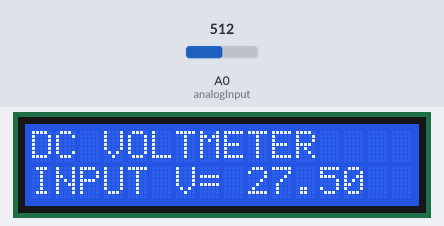
Bench run of a sketch on a simulated Arduino Uno, built with avr-gcc and run on an emulated ATmega328P. On the bench: 16×2 character LCD. The test bench sets the inputs (shaded band); at power-on: A0 (analogInput) = 512.

Above: at 1.2 s.
1.3 s: A0 (analogInput) set to 716
At 2.2 s:
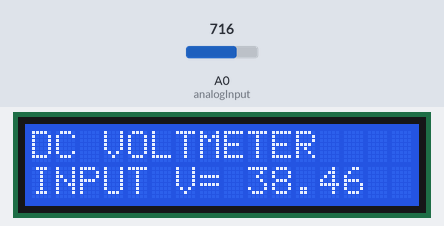
3.0 s: A0 (analogInput) set to 900
At 3.6 s:
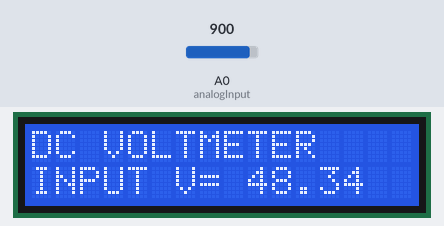
4.5 s: A0 (analogInput) set to 1023
At 5.0 s:
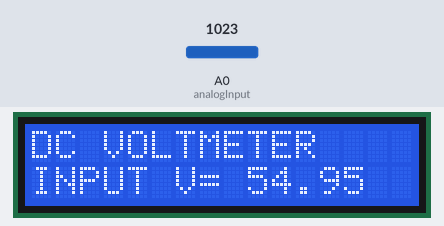
Timing chart, 0 to 7.5 s (numbered marks = the images above; inputs shaded):
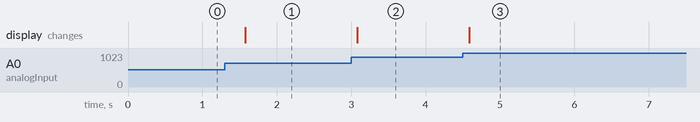

Measured:
- after the input at 1.3 s, the display: changes after 0.27 s (image 1)
- after the input at 3.0 s, the display: changes after 0.08 s (image 2)
- after the input at 4.5 s, the display: changes after 0.09 s (image 3)

The sketch:

LCD.ino
```cpp
#include <LiquidCrystal.h>

LiquidCrystal lcd(7, 8, 9, 10, 11, 12);

int analogInput = 0;
float vout = 0.0;
float vin = 0.0;
float R1 = 100000.0; // resistance of R1 (100K)
float R2 = 10000.0; // resistance of R2 (10K)
int value = 0;

void setup(){
  pinMode(analogInput, INPUT);
  lcd.begin(16, 2);
  lcd.print("DC VOLTMETER");
}

void loop(){
  // read the value at analog input
  value = analogRead(analogInput);
  vout = (value * 5.0) / 1024.0;
  vin = vout / (R2/(R1+R2));
  if (vin<0.09) {
  vin=0.0;//statement to eliminate undesired reading
  }
  lcd.setCursor(0, 1);
  lcd.print("INPUT V= ");
  lcd.print(vin);
  delay(500);
}
```
